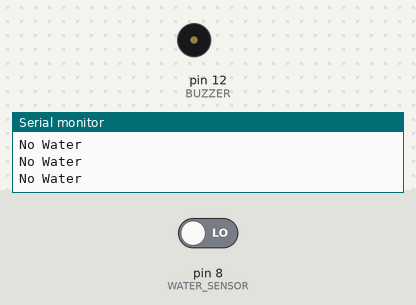
Bench run of a sketch on a simulated Arduino Uno, built with avr-gcc and run on an emulated ATmega328P. On the bench: buzzer (waves = sounding, pin HIGH), the last lines printed to the serial monitor. Inputs (shaded band) come from the test bench; at power-on: pin 8 (WATER_SENSOR) LOW.

Above: at 1.2 s.
1.3 s: pin 8 (WATER_SENSOR) driven HIGH
At 3.31 s:
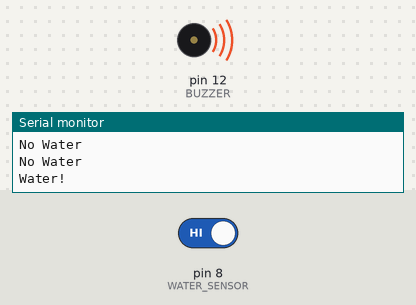
4.3 s: pin 8 (WATER_SENSOR) driven LOW
At 6.4 s:
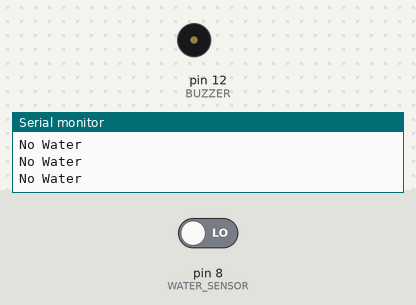
Timing chart, 0 to 7.9 s (numbered marks = the images above; inputs shaded):
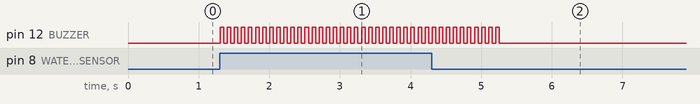

The sketch:

WaterSensorWBuzzer.ino
```cpp
/*macro definition of water sensor and the buzzer*/
#define WATER_SENSOR 8
#define BUZZER 12
void setup()
{
	pins_init();

        Serial.begin(9600);
}
void loop()
{
	if(isExposedToWater()) {
		soundAlarm();
Serial.println("Water!");
} else {
  Serial.println("No Water");

}
}
void pins_init()
{
	pinMode(WATER_SENSOR, INPUT);
	pinMode(BUZZER, OUTPUT);
}
/************************************************************************/
/*Function: When the sensor is exposed to the water, the buzzer sounds	*/
/*			for 2 seonds.												*/
void soundAlarm()
{
	for(uint8_t i = 0;i < 20;i ++)
	{
		digitalWrite(BUZZER, HIGH);
		delay(50);
		digitalWrite(BUZZER, LOW);
		delay(50);
	}
}
/************************************************************************/
/*Function: Determine whether the sensor is exposed to the water		*/
/*Parameter:-void           											*/
/*Return:	-boolean,if it is exposed to the water,it will return ture. */
boolean isExposedToWater()
{
	if(digitalRead(WATER_SENSOR) == HIGH

)
		return true;
	else return false;
}
```

Measured:
- after the input at 1.3 s, pin 12 (BUZZER): alternates HIGH for 0.05 s and LOW for 0.05 s, starting at once
- after the input at 4.3 s, pin 12 (BUZZER): goes on until 5.3 s, then stays LOW
